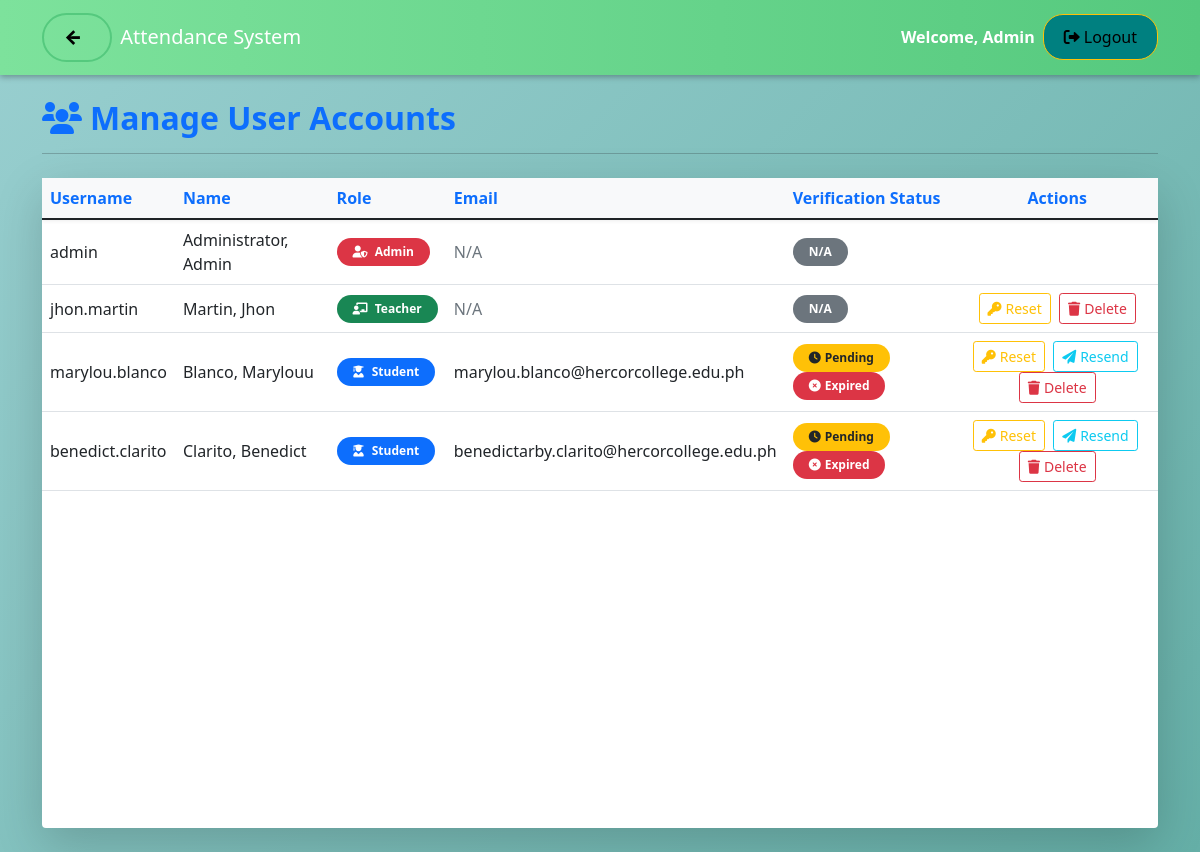
/admin/manage_users.php (signed in), run on the app's committed database.
### tables this page shows
CREATE TABLE `users` (
  `user_id` int(11) NOT NULL,
  `username` varchar(50) NOT NULL,
  `password` varchar(255) NOT NULL,
  `role` enum('admin','teacher','student') NOT NULL,
  `reference_id` varchar(20) DEFAULT NULL COMMENT 'student_id or teacher_id',
  `email_verified` tinyint(1) DEFAULT 0,
  `verification_code` varchar(6) DEFAULT NULL,
  `code_expiry` datetime DEFAULT NULL,
  `verification_date` datetime DEFAULT NULL
);

### admin/manage_users.php (the view, shortened to what this page needs)
<?php
require_once __DIR__ . '/../config/database.php';
$query = "SELECT u.*,
          CASE
            WHEN u.role = 'student' THEN s.firstname
            WHEN u.role = 'teacher' THEN t.firstname
            ELSE 'Admin'
          END as firstname,
          CASE
            WHEN u.role = 'student' THEN s.lastname
            WHEN u.role = 'teacher' THEN t.lastname
            ELSE 'Administrator'
          END as lastname,
          CASE
            WHEN u.role = 'student' THEN s.email
            ELSE NULL
          END as email,
          u.email_verified,
          u.code_expiry
          FROM users u
          LEFT JOIN students s ON u.reference_id = s.student_id AND u.role = 'student'
          LEFT JOIN teachers t ON u.reference_id = t.teacher_id AND u.role = 'teacher'
          ORDER BY u.role, lastname, firstname";
$users = $conn->query($query);
include __DIR__ . '/../includes/header.php';
?>
<div class="row mb-4">
    <div class="col-md-12">
        <h2 class="fw-bold text-primary mb-2"><i class="fas fa-users me-2"></i>Manage User Accounts</h2>
        <hr class="mb-0">
    </div>
</div>
<div class="card border-0 shadow-lg rounded-4 mb-4">
    <div class="card-body p-0">
        <div class="table-responsive" style="height: 650px; overflow-y: auto;">
            <table class="table table-hover align-middle mb-0">
                <thead class="sticky-top bg-light shadow-sm">
                    <tr class="align-middle">
                        <th class="text-primary fw-bold">Username</th>
                        <th class="text-primary fw-bold">Name</th>
                        <th class="text-primary fw-bold">Role</th>
                        <th class="text-primary fw-bold">Email</th>
                        <th class="text-primary fw-bold">Verification Status</th>
                        <th class="text-primary fw-bold text-center">Actions</th>
                    </tr>
                </thead>
                <tbody>
                    <?php while ($user = $users->fetch_assoc()): ?>
                        <tr class="user-row">
                            <td><?php echo $user['username']; ?></td>
                            <td><?php echo $user['lastname'] . ', ' . $user['firstname']; ?></td>
                            <td>
                                <span class="badge rounded-pill px-3 py-2 bg-<?php
                                    echo $user['role'] === 'admin' ? 'danger' :
                                        ($user['role'] === 'teacher' ? 'success' : 'primary');
                                ?> text-capitalize fs-7">
                                    <i class="fas fa-<?php
                                        echo $user['role'] === 'admin' ? 'user-shield' :
                                            ($user['role'] === 'teacher' ? 'chalkboard-teacher' : 'user-graduate');
                                    ?> me-1"></i>
                                    <?php echo ucfirst($user['role']); ?>
                                </span>
                            </td>
                            <td><?php echo $user['email'] ?? '<span class="text-muted">N/A</span>'; ?></td>
                            <td>
                                <?php if ($user['role'] === 'student'): ?>
                                    <?php if ($user['email_verified']): ?>
                                        <span class="badge bg-success rounded-pill px-3 py-2"><i class="fas fa-check-circle me-1"></i>Verified</span>
                                    <?php else: ?>
                                        <span class="badge bg-warning text-dark rounded-pill px-3 py-2"><i class="fas fa-clock me-1"></i>Pending</span>
                                        <?php if ($user['code_expiry'] && strtotime($user['code_expiry']) < time()): ?>
                                            <span class="badge bg-danger rounded-pill px-3 py-2"><i class="fas fa-times-circle me-1"></i>Expired</span>
                                        <?php endif; ?>
                                    <?php endif; ?>
                                <?php else: ?>
                                    <span class="badge bg-secondary rounded-pill px-3 py-2">N/A</span>
                                <?php endif; ?>
                            </td>
                            <td class="text-center">
                                <?php if ($user['role'] !== 'admin'): ?>
                                    <button type="button"
                                            class="btn btn-outline-warning btn-sm me-1 d-inline-flex align-items-center"
                                            data-bs-toggle="modal"
                                            data-bs-target="#resetPasswordModal"
                                            data-user-id="<?php echo $user['user_id']; ?>"
                                            data-username="<?php echo $user['username']; ?>">
                                        <i class="fas fa-key me-1"></i>Reset
                                    </button>
                                    <?php if ($user['role'] === 'student' && !$user['email_verified']): ?>
                                        <button type="button"
                                                class="btn btn-outline-info btn-sm me-1 d-inline-flex align-items-center"
                                                data-bs-toggle="modal"
                                                data-bs-target="#resendVerificationModal"
                                                data-user-id="<?php echo $user['user_id']; ?>"
                                                data-email="<?php echo $user['email']; ?>"
                                                data-username="<?php echo $user['username']; ?>">
                                            <i class="fas fa-paper-plane me-1"></i>Resend
                                        </button>
                                    <?php endif; ?>
                                    <button type="button"
                                            class="btn btn-outline-danger btn-sm d-inline-flex align-items-center"
                                            data-bs-toggle="modal"
                                            data-bs-target="#deleteUserModal"
                                            data-user-id="<?php echo $user['user_id']; ?>"
                                            data-username="<?php echo $user['username']; ?>"
                                            title="Delete User">
                                        <i class="fas fa-trash me-1"></i>Delete
                                    </button>
                                <?php endif; ?>
                            </td>
                        </tr>
                    <?php endwhile; ?>
                </tbody>
            </table>
        </div>
    </div>
</div>

### includes/header.php (style rules this page uses)
body { background: linear-gradient(135deg, #99CFD0, #65afa7); }

### data on the page
users: username "admin", lastname "Administrator", firstname "Admin", role "Admin", email "N/A"
users: username "jhon.martin", lastname "Martin", firstname "Jhon", role "Teacher", email "N/A"
users: username "marylou.blanco", lastname "Blanco", firstname "Marylouu", role "Student", email "marylou.blanco@hercorcollege.edu.ph", email_verified 0 (drawn)
users: username "benedict.clarito", lastname "Clarito", firstname "Benedict", role "Student", email "benedictarby.clarito@hercorcollege.edu.ph", email_verified 0 (drawn)

### other printed values
$_SESSION['name'] "Admin"
